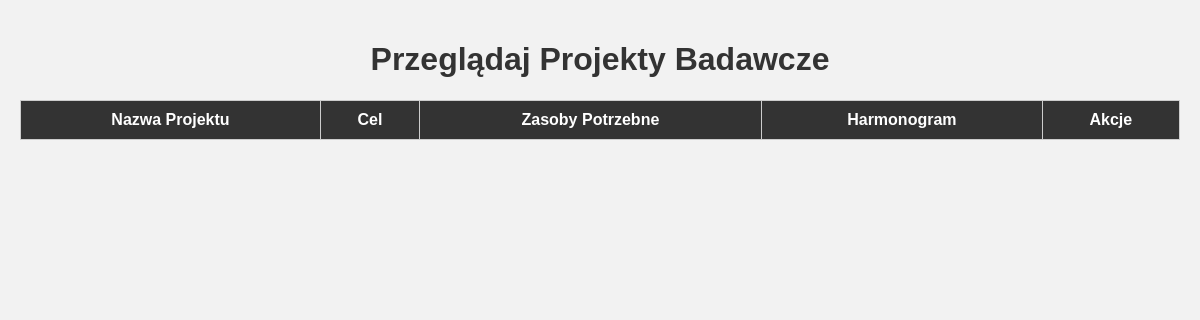
/scientific_research/table/view_project.php, run on an earlier commit of the app's database.
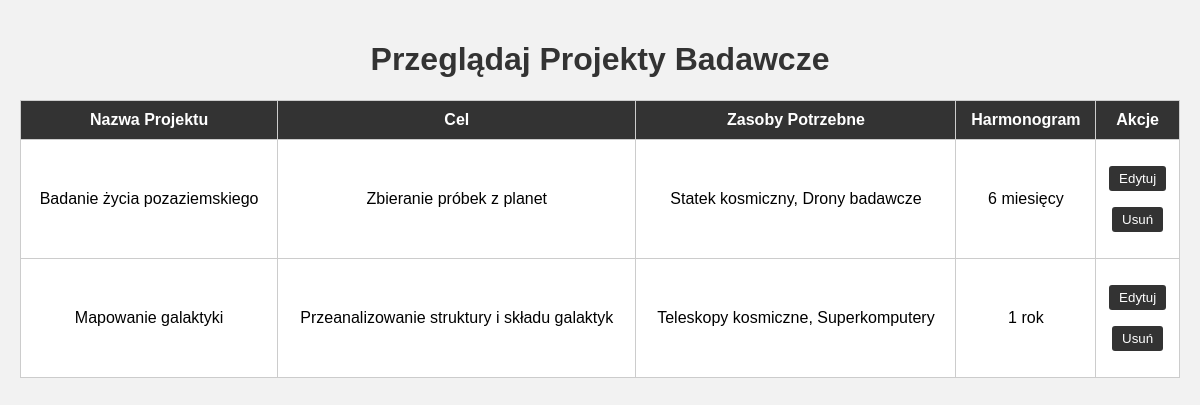
And on a later commit of the database.
### tables this page shows
CREATE TABLE `projekty_badawcze` (
  `id` int(11) NOT NULL,
  `nazwa` varchar(255) NOT NULL,
  `cel` text NOT NULL,
  `zasoby_potrzebne` text NOT NULL,
  `harmonogram` text NOT NULL
);

### scientific_research/table/view_project.php (the view, shortened to what this page needs)
<?php
require '../../config.php';
?>
<!DOCTYPE html>
<html lang="pl">
<head>
</head>
<body>
    <h1>Przeglądaj Projekty Badawcze</h1>
    <table>
        <tr>
            <th>Nazwa Projektu</th>
            <th>Cel</th>
            <th>Zasoby Potrzebne</th>
            <th>Harmonogram</th>
            <th>Akcje</th>
        </tr>
        <?php
        $sql = "SELECT * FROM projekty_badawcze";
        $stmt = $pdo->query($sql);
        $projekty = $stmt->fetchAll();
        foreach ($projekty as $projekt) {
            echo "<tr>";
            echo "<td>{$projekt['nazwa']}</td>";
            echo "<td>{$projekt['cel']}</td>";
            echo "<td>{$projekt['zasoby_potrzebne']}</td>";
            echo "<td>{$projekt['harmonogram']}</td>";
            echo "<td>
                <p><form action='edit_project.php' method='post' style='display:inline;'>
                    <input type='hidden' name='id' value='{$projekt['id']}'>
                    <input type='submit' value='Edytuj'>
                </form></p>
                <p><form action='delete_project.php' method='post' style='display:inline;'>
                    <input type='hidden' name='id' value='{$projekt['id']}'>
                    <input type='submit' value='Usuń'>
                </form></p>
            </td>";
            echo "</tr>";
        }
        ?>
    </table>
</body>
</html>

What changed in the data, as far as the page shows it:
added projekty_badawcze: nazwa "Badanie życia pozaziemskiego", cel "Zbieranie próbek z planet", zasoby_potrzebne "Statek kosmiczny, Drony badawcze", harmonogram "6 miesięcy"
added projekty_badawcze: nazwa "Mapowanie galaktyki", cel "Przeanalizowanie struktury i składu galaktyk", zasoby_potrzebne "Teleskopy kosmiczne, Superkomputery", harmonogram "1 rok"
